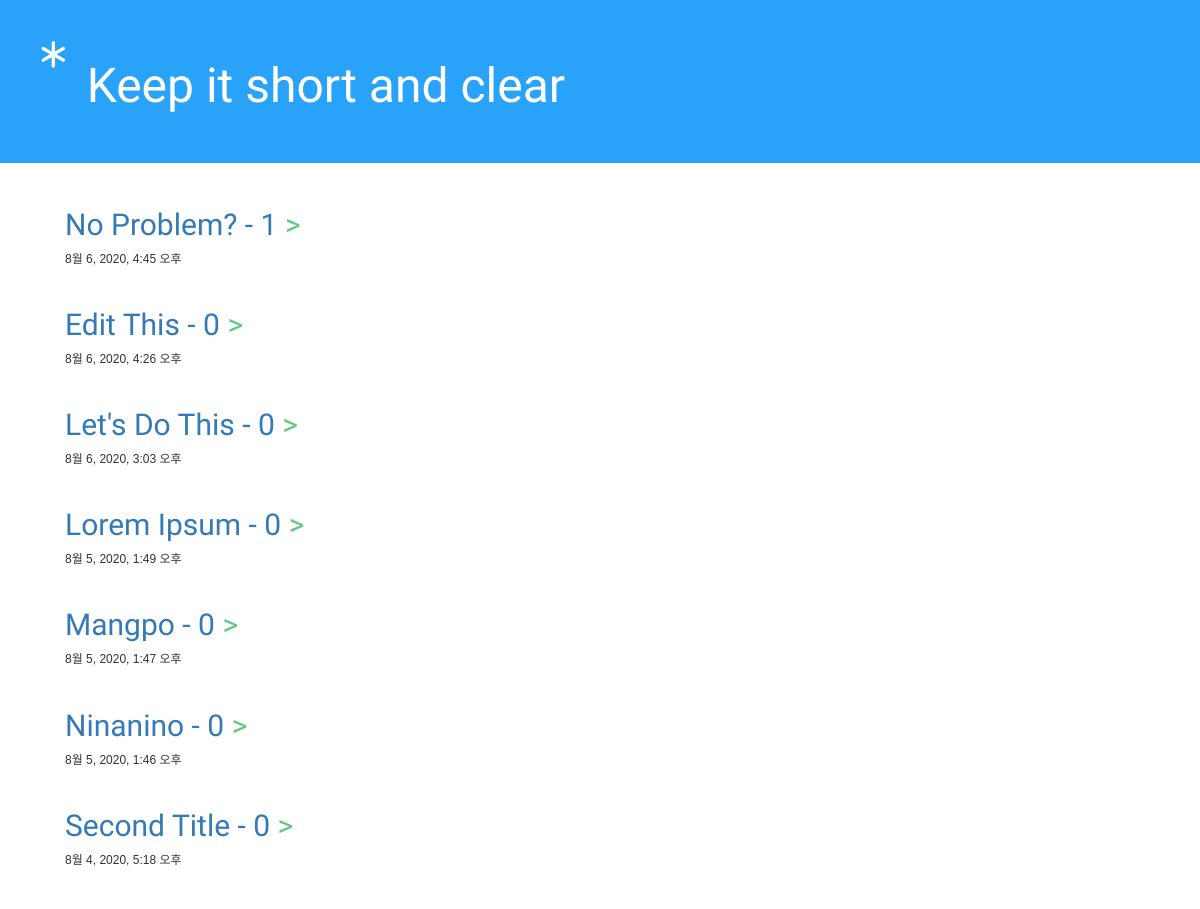
The page / on the database its author committed.
### blog/models.py (models this page shows, shortened)
class Post(models.Model):
    author = models.ForeignKey('auth.User', on_delete=models.CASCADE)
    title = models.CharField(max_length=200, validators=[min_length_3_validator])
    text = models.TextField()
    created_date = models.DateTimeField(default=timezone.now) # 얜 걍 호출이라 괄호없
    published_date = models.DateTimeField(blank=True, null=True)

### blog/views.py (the view)
# urls.py: path('', views.post_list, name='post_list'), # 그래서 앞에 ''한겨
def post_list(request):
    posts = Post.objects.filter(published_date__lte=timezone.now())\
        .order_by('-published_date')
    return render(request, 'blog/post_list.html', {'posts': posts})

### blog/templates/blog/post_list.html
{% extends 'blog/base.html' %}
{% block content %}
    {% for post in posts %}
        <div class="post">
            <div class="date">
                <h2><a href="{% url 'post_detail' pk=post.pk %}">{{ post.title|title }} -
                {{ post.comments.count }}</a> ></h2>
                <p> {{ post.published_date }} </p>
            </div>
        </div>
    {% empty %}
        <div>요청하신 Post가 존재하지 않습니다.</div>
    {% endfor %}
{% endblock %}

### blog/templates/blog/base.html (shortened to what this page needs)
<!DOCTYPE html>
{% load static %}
<html lang="ko">
<head>
    <link rel="stylesheet" href="https://stackpath.bootstrapcdn.com/bootstrap/3.4.1/css/bootstrap.min.css">
    <link rel="stylesheet" href="https://stackpath.bootstrapcdn.com/bootstrap/3.4.1/css/bootstrap-theme.min.css">
    <link rel="stylesheet" href="{% static 'css/blog.css' %}">
</head>
<body>
    <div class="page-header">
        {% if user.is_authenticated %}
            <a href="{% url 'post_new' %}" class="top-menu">
                <svg width="1em" height="1em" viewBox="0 0 16 16" class="bi bi-asterisk" fill="#ffffff" xmlns="http://www.w3.org/2000/svg">
                  <path fill-rule="evenodd" d="M8 0a1 1 0 0 1 1 1v5.268l4.562-2.634a1 1 0 1 1 1 1.732L10 8l4.562 2.634a1 1 0 1 1-1 1.732L9 9.732V15a1 1 0 1 1-2 0V9.732l-4.562 2.634a1 1 0 1 1-1-1.732L6 8 1.438 5.366a1 1 0 0 1 1-1.732L7 6.268V1a1 1 0 0 1 1-1z"/>
                </svg>
            </a>
            <p class="top-menu">Hi {{ user.username }}<smaller>
                (<a href="{% url 'logout' %}?next={{request.path}}">Logout</a>)
            </smaller></p>
        {% else %}
            <a href="{% url 'login' %}" class="top-menu">
            </a>
        {% endif %}
            <h1><a href="/">Keep it short and clear</a></h1>
    </div>
    <div class="content container">
        <div class="row">
            <div class="col-md-8">
                {% block content %}
                {% endblock %}
            </div>
        </div>
    </div>
</body>
</html>

### blog/static/css/blog.css (style rules this page uses)
.page-header { background-color: #29A2F9; margin-top: 0; font-family: 'Russo One', sans-serif; font-size: 50px; padding: 40px; align-content:center; border-bottom: 5px solid white; }
.page-header h1 a, .page-header h1 a:visited, .page-header h1 a:active { color: #ffffff; font-size: 36pt; text-decoration: none; }
h2, h3, h4 { font-family: 'Rajdhani', sans-serif; color: #61c782; text-decoration: none; }
.content { margin-left: 50px; margin-right: 50px; text-decoration: none; }
.post { margin-bottom: 40px; font-family: 'Noto Sans KR', sans-serif; }
.date { font-size: 12px; margin-bottom: 40px; }
.top-menu, .top-menu:hover, top-menu:visited { color: white; font-size: 20pt; margin-right: 20px; float: left; }

### rows shown on the page
Post: title "No Problem?", comments.count "1", published_date "8월 6, 2020, 4:45 오후"
Post: title "Edit This", comments.count "0", published_date "8월 6, 2020, 4:26 오후"
Post: title "Let's Do This", comments.count "0", published_date "8월 6, 2020, 3:03 오후"
Post: title "Lorem Ipsum", comments.count "0", published_date "8월 5, 2020, 1:49 오후"
Post: title "Mangpo", comments.count "0", published_date "8월 5, 2020, 1:47 오후"
Post: title "Ninanino", comments.count "0", published_date "8월 5, 2020, 1:46 오후"
Post: title "Second Title", comments.count "0", published_date "8월 4, 2020, 5:18 오후"
